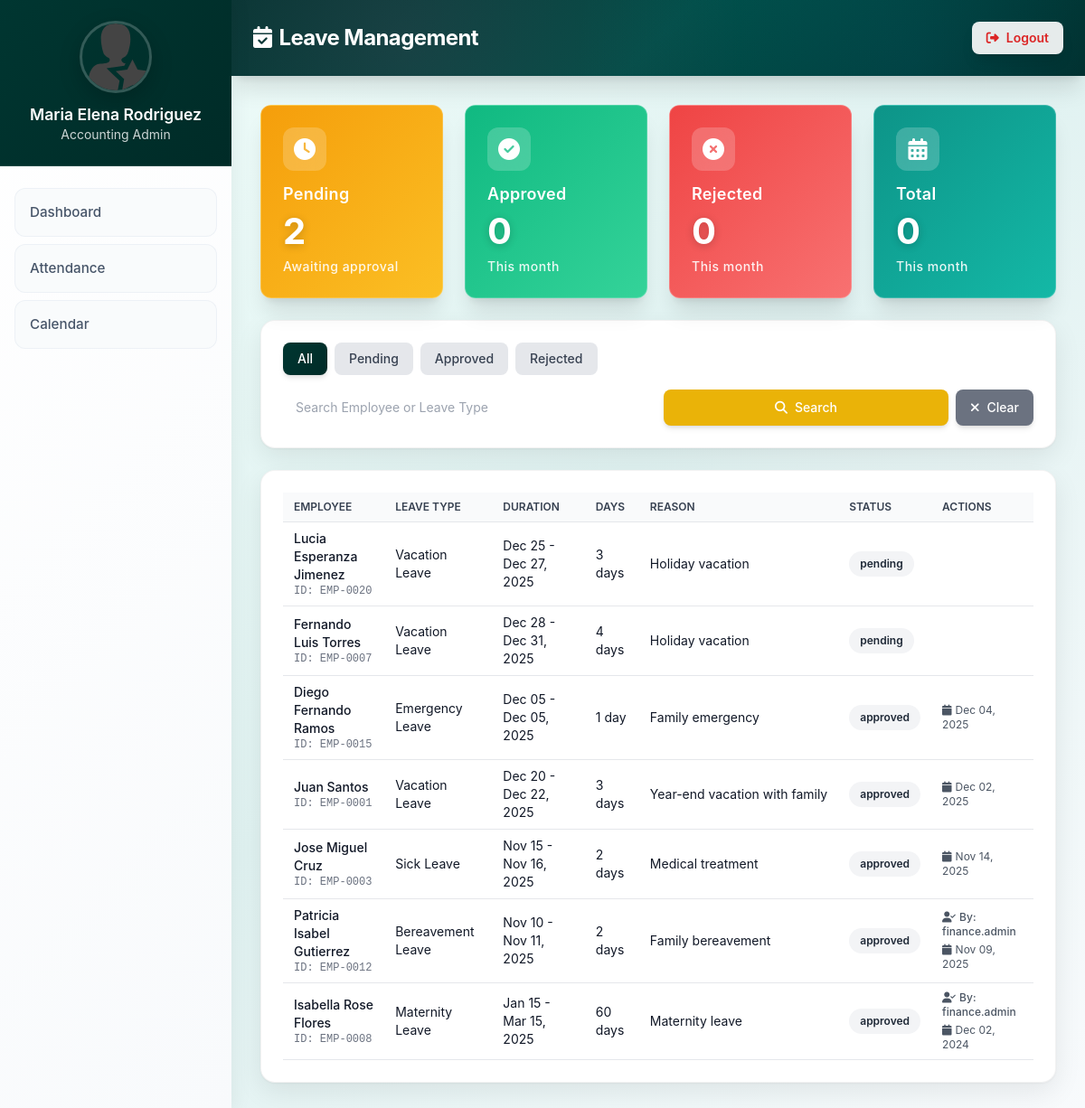
The page /pages/leave.php (signed in) on the database its author committed.
### tables this page shows
CREATE TABLE `leave_request` (
  `leave_request_id` int(11) NOT NULL,
  `employee_id` int(11) DEFAULT NULL,
  `leave_type_id` int(11) DEFAULT NULL,
  `start_date` date DEFAULT NULL,
  `end_date` date DEFAULT NULL,
  `total_days` int(11) DEFAULT NULL,
  `reason` varchar(255) DEFAULT NULL,
  `status` varchar(20) DEFAULT NULL,
  `approver_id` int(11) DEFAULT NULL,
  `date_requested` date DEFAULT NULL,
  `date_approved` date DEFAULT NULL
);

CREATE TABLE `employee` (
  `employee_id` int(11) NOT NULL,
  `first_name` varchar(50) DEFAULT NULL,
  `last_name` varchar(50) DEFAULT NULL,
  `middle_name` varchar(50) DEFAULT NULL,
  `gender` varchar(10) DEFAULT NULL,
  `birth_date` date DEFAULT NULL,
  `contact_number` varchar(20) DEFAULT NULL,
  `email` varchar(100) DEFAULT NULL,
  `address` varchar(255) DEFAULT NULL,
  `house_number` varchar(50) DEFAULT NULL,
  `street` varchar(100) DEFAULT NULL,
  `barangay` varchar(100) DEFAULT NULL,
  `city` varchar(100) DEFAULT NULL,
  `province` varchar(100) DEFAULT NULL,
  `secondary_email` varchar(100) DEFAULT NULL,
  `secondary_contact_number` varchar(20) DEFAULT NULL,
  `hire_date` date DEFAULT NULL,
  `department_id` int(11) DEFAULT NULL,
  `position_id` int(11) DEFAULT NULL,
  `contract_id` int(11) DEFAULT NULL,
  `employment_status` varchar(20) DEFAULT NULL
);

CREATE TABLE `leave_type` (
  `leave_type_id` int(11) NOT NULL,
  `leave_name` varchar(100) DEFAULT NULL,
  `purpose` varchar(255) DEFAULT NULL,
  `duration` varchar(50) DEFAULT NULL,
  `paid_unpaid` varchar(20) DEFAULT NULL
);

CREATE TABLE `user_account` (
  `user_id` int(11) NOT NULL,
  `employee_id` int(11) DEFAULT NULL,
  `username` varchar(50) DEFAULT NULL,
  `password_hash` varchar(255) DEFAULT NULL,
  `role` varchar(20) DEFAULT NULL,
  `last_login` datetime DEFAULT NULL
);

### pages/leave.php (the view, shortened to what the rows shown need)
<?php
require_once '../config/database.php';
require_once '../includes/auth.php';
$sql = "SELECT lr.*,
        e.first_name, e.last_name, e.employee_id, e.department_id,
        lt.leave_name,
        u.username as approver_name
        FROM leave_request lr
        INNER JOIN employee e ON lr.employee_id = e.employee_id
        LEFT JOIN leave_type lt ON lr.leave_type_id = lt.leave_type_id
        LEFT JOIN user_account u ON lr.approver_id = u.user_id
        WHERE 1=1";
$params = [];
$sql .= " ORDER BY lr.date_requested DESC, lr.leave_request_id DESC";
try {
    $leave_requests = fetchAll($conn, $sql, $params);
} catch (Exception $e) {
    $leave_requests = [];
    if (isset($logger)) {
        $logger->error('LEAVE', 'Failed to fetch leave requests', $e->getMessage());
    }
}
?>
<!DOCTYPE html>
<html lang="en">
<head>
    <script src="https://cdn.tailwindcss.com"></script>
    <link rel="stylesheet" href="../css/styles.css">
    <link rel="stylesheet" href="https://cdnjs.cloudflare.com/ajax/libs/font-awesome/6.4.0/css/all.min.css">
</head>
<body>
    <div class="min-h-screen lg:ml-64">
        <header class="header-gradient text-white p-4 lg:p-6 shadow-xl">
            <div class="flex items-center justify-between pl-14 lg:pl-0">
                <h1 class="text-lg sm:text-xl lg:text-2xl font-bold tracking-tight">
                    <i class="fas fa-calendar-check mr-2"></i>Leave Management
                </h1>
            </div>
        </header>
        <main class="p-3 sm:p-4 lg:p-8">
            <div class="card-enhanced p-4 lg:p-6">
                <div class="overflow-x-auto">
                    <table class="desktop-table w-full">
                        <thead>
                            <tr class="bg-gray-50 border-b border-gray-200">
                                <th class="px-3 py-2 text-left text-xs font-semibold text-gray-700 uppercase">Employee</th>
                                <th class="px-3 py-2 text-left text-xs font-semibold text-gray-700 uppercase">Leave Type</th>
                                <th class="px-3 py-2 text-left text-xs font-semibold text-gray-700 uppercase">Duration</th>
                                <th class="px-3 py-2 text-left text-xs font-semibold text-gray-700 uppercase">Days</th>
                                <th class="px-3 py-2 text-left text-xs font-semibold text-gray-700 uppercase">Reason</th>
                                <th class="px-3 py-2 text-left text-xs font-semibold text-gray-700 uppercase">Status</th>
                                <th class="px-3 py-2 text-left text-xs font-semibold text-gray-700 uppercase">Actions</th>
                            </tr>
                        </thead>
                        <tbody>
                            <?php if (empty($leave_requests)): ?>
                                <tr>
                                    <td colspan="7" class="px-3 py-8 text-center text-gray-500">No leave requests found</td>
                                </tr>
                            <?php else: ?>
                            <?php foreach ($leave_requests as $request): ?>
                                    <tr class="border-b border-gray-200 hover:bg-gray-50">
                                        <td class="px-3 py-2 text-sm">
                                            <div class="font-medium text-gray-900">
                                                <?php echo htmlspecialchars(trim(($request['first_name'] ?? '') . ' ' . ($request['last_name'] ?? ''))); ?>
                                            </div>
                                            <div class="text-xs text-gray-500 font-mono">ID: <?php echo 'EMP-' . str_pad($request['employee_id'] ?? 0, 4, '0', STR_PAD_LEFT); ?></div>
                                    </td>
                                        <td class="px-3 py-2 text-sm text-gray-900">
                                            <?php echo htmlspecialchars($request['leave_name'] ?? 'N/A'); ?>
                                    </td>
                                        <td class="px-3 py-2 text-sm text-gray-900">
                                            <?php echo date('M d', strtotime($request['start_date'])); ?> - <?php echo date('M d, Y', strtotime($request['end_date'])); ?>
                                    </td>
                                        <td class="px-3 py-2 text-sm text-gray-900">
                                            <?php echo $request['total_days'] ?? 0; ?> day<?php echo ($request['total_days'] ?? 0) > 1 ? 's' : ''; ?>
                                    </td>
                                        <td class="px-3 py-2 text-sm text-gray-900 max-w-xs truncate" title="<?php echo htmlspecialchars($request['reason'] ?? ''); ?>">
                                            <?php echo htmlspecialchars($request['reason'] ?? 'N/A'); ?>
                                    </td>
                                        <td class="px-3 py-2">
                                        <?php
                                            $status = $request['status'] ?? 'Pending';
                                        $status_color = '';
                                            switch ($status) {
                                                default:
                                                    $status_color = 'bg-gray-100 text-gray-800';
                                        }
                                        ?>
                                        <span class="px-3 py-1.5 inline-flex items-center text-xs font-semibold rounded-full <?php echo $status_color; ?>">
                                            <?php echo htmlspecialchars($status); ?>
                                        </span>
                                    </td>
                                        <td class="px-3 py-2">
                                            <?php if ($status === 'Pending'): ?>
                                                <div class="flex gap-2">
                                                    <button type="button" onclick="showConfirmApprove(<?php echo $request['leave_request_id']; ?>)"
                                                            class="bg-green-500 hover:bg-green-600 text-white px-3 py-1.5 rounded-lg text-xs font-medium shadow-sm hover:shadow-md transition-all duration-200">
                                                        <i class="fas fa-check mr-1"></i>Approve
                                                    </button>
                                                    <button type="button" onclick="showConfirmReject(<?php echo $request['leave_request_id']; ?>)"
                                                            class="bg-red-500 hover:bg-red-600 text-white px-3 py-1.5 rounded-lg text-xs font-medium shadow-sm hover:shadow-md transition-all duration-200">
                                                        <i class="fas fa-times mr-1"></i>Reject
                                                    </button>
                                                </div>
                                        <?php else: ?>
                                                <div class="text-gray-600 text-xs">
                                                    <?php if ($request['approver_name']): ?>
                                                        <div class="font-medium mb-1">
                                                            <i class="fas fa-user-check mr-1"></i>By: <?php echo htmlspecialchars($request['approver_name']); ?>
                                                        </div>
                                                    <?php endif; ?>
                                                    <?php if ($request['date_approved']): ?>
                                                        <div>
                                                            <i class="fas fa-calendar mr-1"></i><?php echo date('M d, Y', strtotime($request['date_approved'])); ?>
                                                        </div>
                                                    <?php endif; ?>
                                                </div>
                                            <?php endif; ?>
                                    </td>
                                </tr>
                            <?php endforeach; ?>
                            <?php endif; ?>
                        </tbody>
                    </table>
                </div>
            </div>
        </main>
    </div>
</body>
</html>

### rows shown on the page
leave_request: employee.last_name "Lucia Esperanza Jimenez", employee.employee_id "0020", leave_type.leave_name "Vacation Leave", start_date "Dec 25", end_date "Dec 27, 2025", total_days "3", reason "Holiday vacation", status "pending"
leave_request: employee.last_name "Fernando Luis Torres", employee.employee_id "0007", leave_type.leave_name "Vacation Leave", start_date "Dec 28", end_date "Dec 31, 2025", total_days "4", reason "Holiday vacation", status "pending"
leave_request: employee.last_name "Diego Fernando Ramos", employee.employee_id "0015", leave_type.leave_name "Emergency Leave", start_date "Dec 05", end_date "Dec 05, 2025", total_days "1", reason "Family emergency", status "approved", date_approved "Dec 04, 2025"
leave_request: employee.last_name "Juan Santos", employee.employee_id "0001", leave_type.leave_name "Vacation Leave", start_date "Dec 20", end_date "Dec 22, 2025", total_days "3", reason "Year-end vacation with family", status "approved", date_approved "Dec 02, 2025"
leave_request: employee.last_name "Jose Miguel Cruz", employee.employee_id "0003", leave_type.leave_name "Sick Leave", start_date "Nov 15", end_date "Nov 16, 2025", total_days "2", reason "Medical treatment", status "approved", date_approved "Nov 14, 2025"
leave_request: employee.last_name "Patricia Isabel Gutierrez", employee.employee_id "0012", leave_type.leave_name "Bereavement Leave", start_date "Nov 10", end_date "Nov 11, 2025", total_days "2", reason "Family bereavement", status "approved", user_account.username "finance.admin", date_approved "Nov 09, 2025"
leave_request: employee.last_name "Isabella Rose Flores", employee.employee_id "0008", leave_type.leave_name "Maternity Leave", start_date "Jan 15", end_date "Mar 15, 2025", total_days "60", reason "Maternity leave", status "approved", user_account.username "finance.admin", date_approved "Dec 02, 2024"

### other values the page prints
$_SESSION['user_name'] "Maria Elena Rodriguez"
$_SESSION['user_role'] "Accounting Admin"
$label "Dashboard"
$label "Attendance"
$label "Calendar"
$stats['pending'] "2"
$stats['approved_this_month'] "0"
$stats['rejected_this_month'] "0"
$stats['total_this_month'] "0"
